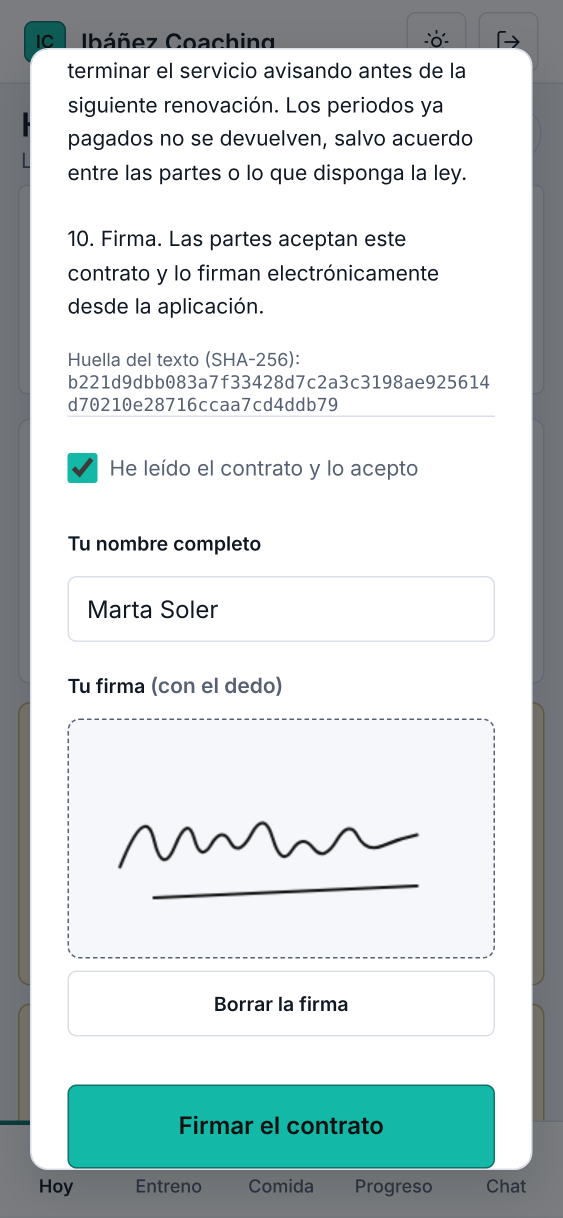
#> input picture recursos/cliente-contrato-firma.png, 1125 x 2436 px, given in place of p1-1-raw.png, which was not available (shown at 1/2 size)
$ python lote-07.py
#> lines starting #> are read from the running program, lines starting #| are printed output that depends on the picture
# Lote 7 de @coachera.app: viernes 27 de noviembre (5 imágenes de 1080 x 1350).
# El lunes 23 y el miércoles 25 van los carruseles del lote 5 (Avisos y Contratos), que nunca se publicaron.
# Uso: python3 herramientas/lote-06.py [prefijo]   (sin prefijo, todas). Ver herramientas/README.md
import os, sys, subprocess, html
from PIL import Image

AQUI = os.path.dirname(os.path.abspath(__file__))
CAP = os.path.abspath(os.path.join(AQUI, "..", "recursos"))          # capturas de la app y el icono
SALIDA = os.environ.get("SALIDA", "/tmp/coachera-redes-salida")      # aquí quedan los PNG
HTML = os.path.join(SALIDA, "html"); PNG = os.path.join(SALIDA, "png")
os.makedirs(HTML, exist_ok=True); os.makedirs(PNG, exist_ok=True)
CHROME = os.environ.get("CHROME", "/opt/pw-browsers/chromium-1194/chrome-linux/chrome")
LOGO = f"file://{CAP}/../marca/logo/icono-1024.png"   # la C que avanza, en turquesa (desde el 17/10)
def cap(n): return f"file://{CAP}/{n}"

CSS = """
:root{--bg:#06080B;--sf:#0E131A;--sf2:#131A23;--line:rgba(255,255,255,.08);--line2:rgba(255,255,255,.16);
--text:#E8EDF3;--strong:#FFFFFF;--muted:#9AA6B8;--brand:#14B8A6;--brandtext:#5EEAD4;--onbrand:#06231F}
*{box-sizing:border-box}
html,body{margin:0;background:var(--bg)}
.s{width:1080px;height:1350px;position:relative;overflow:hidden;background:var(--bg);color:var(--text);
 font-family:'IBM Plex Sans',sans-serif;padding:104px 88px 0;-webkit-font-smoothing:antialiased}
.s.t{background:var(--brand);color:var(--onbrand)}
.kicker{font-family:'IBM Plex Mono',monospace;font-weight:500;font-size:26px;letter-spacing:.1em;text-transform:uppercase;color:var(--brandtext);margin-bottom:34px}
.t .kicker{color:rgba(6,35,31,.72)}
h1{font-weight:600;font-size:96px;line-height:1.02;letter-spacing:-.03em;margin:0;color:var(--strong)}
h2{font-weight:600;font-size:68px;line-height:1.07;letter-spacing:-.025em;margin:0;color:var(--strong)}
.t h1,.t h2{color:var(--onbrand)}
.lead{font-size:38px;line-height:1.35;color:var(--muted);margin-top:30px;font-weight:400}
.t .lead{color:rgba(6,35,31,.82)}
.acento{color:var(--brandtext)}
.pie{position:absolute;left:88px;right:88px;bottom:70px;display:flex;align-items:center;justify-content:space-between}
.marca{display:flex;align-items:center;gap:16px;font-size:28px;color:var(--muted);font-weight:500}
.marca img{width:52px;height:52px;border-radius:12px;display:block}
.t .marca{color:rgba(6,35,31,.78)} .t .marca img{box-shadow:0 0 0 2px rgba(6,35,31,.55)}
.cont{font-family:'IBM Plex Mono',monospace;font-size:26px;color:var(--muted);display:flex;align-items:center;gap:14px}
.t .cont{color:rgba(6,35,31,.72)}
.desliza{font-size:44px;line-height:1}
.btn{display:inline-flex;align-items:center;gap:16px;background:var(--brand);color:var(--onbrand);font-weight:600;font-size:38px;
 padding:28px 44px;border-radius:999px;border:1.5px solid var(--brandtext)}
.t .btn{background:var(--onbrand);color:#fff;border-color:var(--onbrand)}
.chips{display:flex;flex-wrap:wrap;gap:16px;margin-top:56px}
.chip{border:1.5px solid var(--line2);border-radius:999px;padding:16px 30px;font-size:32px;font-weight:500;color:var(--text)}
.t .chip{border-color:rgba(6,35,31,.5);color:var(--onbrand)}
.nota{font-size:30px;color:var(--muted);margin-top:26px}
.t .nota{color:rgba(6,35,31,.78)}
.cifra{font-family:'IBM Plex Mono',monospace;font-weight:500;font-size:300px;line-height:.9;letter-spacing:-.05em;color:var(--strong)}
.tel{position:absolute;background:#000;border-radius:66px;padding:14px;border:1.5px solid var(--line2)}
.tel img{display:block;width:100%;border-radius:52px}
.win{background:var(--sf);border:1.5px solid var(--line2);border-radius:20px;overflow:hidden}
.win .barra{height:40px;display:flex;align-items:center;gap:10px;padding:0 18px;border-bottom:1px solid var(--line)}
.win .barra i{width:12px;height:12px;border-radius:50%;background:#2A3442;display:block}
.win img{display:block;width:100%}
.filas{margin-top:64px;display:flex;flex-direction:column;gap:0}
.fila{display:flex;align-items:center;gap:28px;padding:30px 0;border-top:1.5px solid var(--line);font-size:38px;color:var(--text)}
.fila:last-child{border-bottom:1.5px solid var(--line)}
.fila svg{width:46px;height:46px;flex:none;stroke:var(--brandtext);fill:none;stroke-width:1.8;stroke-linecap:round;stroke-linejoin:round}
.card{background:var(--sf);border:1.5px solid var(--line2);border-radius:16px}
.mono{font-family:'IBM Plex Mono',monospace}
"""

ICON = {
 "fuga": '<svg viewBox="0 0 24 24"><circle cx="9" cy="8" r="4"/><path d="M2 21c0-3.9 3.1-7 7-7s7 3.1 7 7"/><path d="M17 8l5 5M22 8l-5 5"/></svg>',
 "memoria": '<svg viewBox="0 0 24 24"><path d="M7 7h13l-4-4M17 17H4l4 4"/></svg>',
 "pdf": '<svg viewBox="0 0 24 24"><path d="M14 3H6a2 2 0 0 0-2 2v14a2 2 0 0 0 2 2h12a2 2 0 0 0 2-2V9z"/><path d="M14 3v6h6"/></svg>',
 "cobro": '<svg viewBox="0 0 24 24"><circle cx="12" cy="12" r="9"/><path d="M15 9.5c-.5-1-1.6-1.5-3-1.5-1.7 0-3 .9-3 2s1.3 1.7 3 2 3 .9 3 2-1.3 2-3 2c-1.4 0-2.5-.5-3-1.5M12 6v2M12 16v2"/></svg>',
}

def pie(n=None, total=None, flecha=False):
    cont = ""
    if n:
        cont = f'<div class="cont">{n}/{total}' + ('<span class="desliza">→</span>' if flecha else '') + '</div>'
    return f'<div class="pie"><div class="marca"><img src="{LOGO}">coachera.fit</div>{cont}</div>'

def slide(body, turquesa=False, n=None, total=None, flecha=False):
    return f'<!doctype html><html><head><meta charset="utf-8"><style>{CSS}</style></head><body><div class="s{" t" if turquesa else ""}">{body}{pie(n,total,flecha)}</div></body></html>'

def tel(src, left, top, width):
    return f'<div class="tel" style="left:{left}px;top:{top}px;width:{width}px"><img src="{cap(src)}"></div>'

def win(src, extra=""):
    return f'<div class="win" style="{extra}"><div class="barra"><i></i><i></i><i></i></div><img src="{cap(src)}"></div>'

E = html.escape
S = {}
# ---------- P1 · Su semana de entreno (viernes 27, carrusel de 5) ----------
S["p1-1"] = slide('<div class="kicker">Su entreno</div>'
  '<h1 style="font-size:100px;margin-top:130px">Sabe qué le toca hoy. Y tú, qué ha hecho.</h1>'
  '<div class="lead" style="font-size:44px;margin-top:44px">Sin preguntarle por WhatsApp si ha entrenado.</div>', True, 1, 5, True)
S["p1-2"] = slide('<div class="kicker">Su semana</div><h2>Lo que le toca cada día y lo que ya ha hecho.</h2>'
  + tel("cliente-semana.png", 360, 430, 360), False, 2, 5)
S["p1-3"] = slide('<div class="kicker">Al terminar</div><h2>Su resumen: ejercicios, series, kilos y tiempo.</h2>'
  + tel("cliente-cierre.png", 360, 430, 360), False, 3, 5)
S["p1-4"] = slide('<div class="kicker">Tu registro</div><h2>Todas sus sesiones, serie a serie, con sus marcas.</h2>'
  + tel("cliente-registro.png", 360, 430, 360), False, 4, 5)
pasos = "".join(f'''<div style="display:flex;gap:36px;padding:36px 0;border-top:1.5px solid var(--line)">
 <div class="mono acento" style="font-size:60px;font-weight:500;line-height:1">{n}</div>
 <div style="font-size:40px;line-height:1.3;color:var(--text)">{t}</div></div>''' for n, t in [
  ("01", "Abre Entreno y ve su semana: lo hecho, lo de hoy y lo que falta."),
  ("02", "Anota cada serie con sus kilos y repeticiones, viendo la vez anterior."),
  ("03", "Tú lo ves en su ficha: qué sube y qué se ha estancado.")])
S["p1-5"] = slide('<h2 style="margin-top:70px">Su entreno, en su móvil. El seguimiento, en tu panel.</h2>'
  '<div style="margin-top:44px;border-bottom:1.5px solid var(--line)">' + pasos + '</div>'
  '<div style="margin-top:56px"><span class="btn">Empieza gratis en coachera.fit</span></div>'
  '<div class="nota">Gratis hasta 5 clientes · Sin tarjeta</div>', False, 5, 5)

def render(nombre, doc):
#> called with nombre = 'p1-1'
    h = os.path.join(HTML, nombre + ".html")
    open(h, "w", encoding="utf-8").write(doc)
    raw = os.path.join(HTML, nombre + "-raw.png")
    subprocess.run([CHROME, "--headless=new", "--no-sandbox", "--disable-gpu", "--hide-scrollbars",
                    "--allow-file-access-from-files", "--force-device-scale-factor=1",
                    "--window-size=1080,1500", f"--screenshot={raw}", "file://" + h],
                   check=True, stdout=subprocess.DEVNULL, stderr=subprocess.DEVNULL, timeout=60)
#> (this line was passed over: subprocess is not available in this run)
    Image.open(raw).convert("RGB").crop((0, 0, 1080, 1350)).save(os.path.join(PNG, nombre + ".png"))
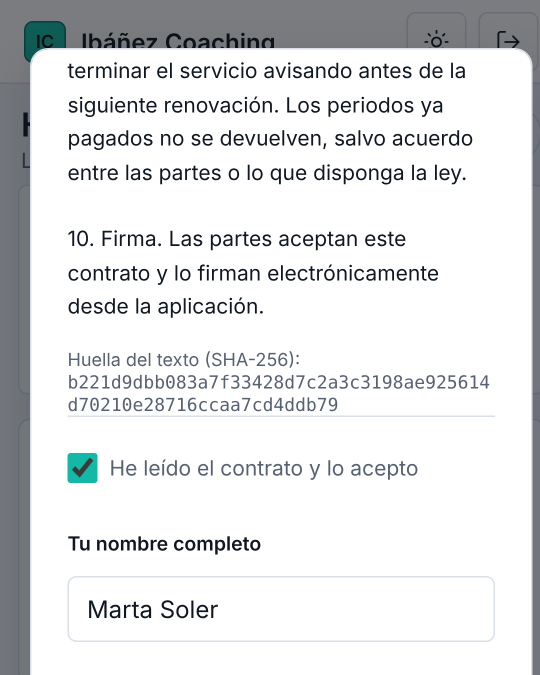
#> saved as p1-1.png: PIL image 1080x1350 RGB (shown at 1/2 size); mean R, G, B 224.3, 225.7, 226.9
    os.remove(raw)

pref = sys.argv[1] if len(sys.argv) > 1 else ""
for k in sorted(S):
    if k.startswith(pref):
        render(k, S[k]); print("ok", k)
#> pass 2 of the loop `for k in sorted(S):`:
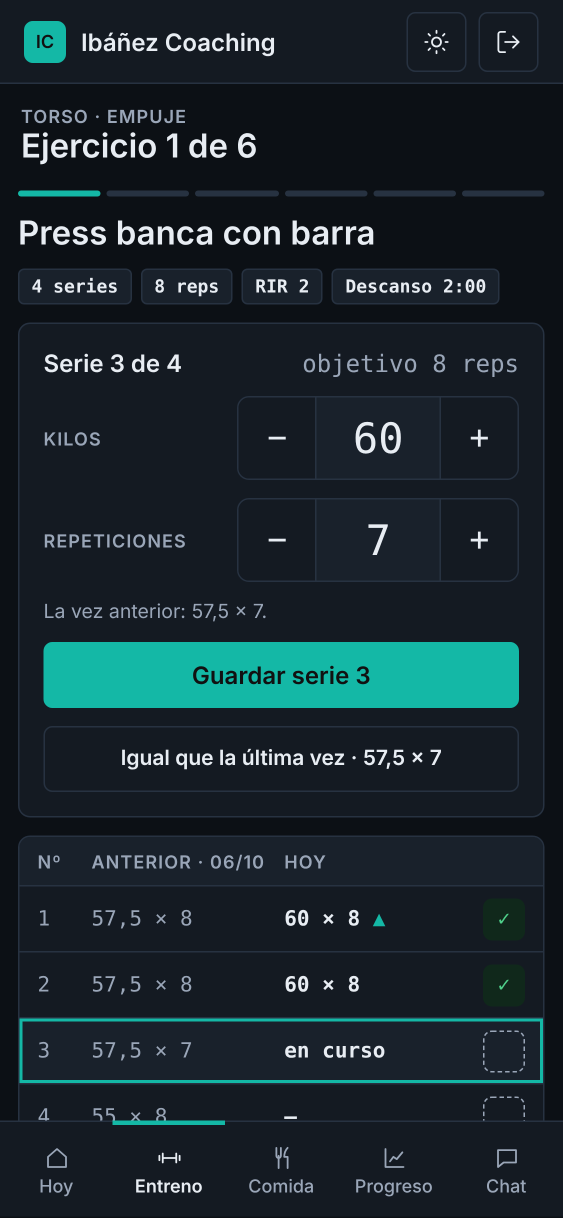
#> input picture recursos/cliente-entreno.png, 1125 x 2436 px, given in place of p1-2-raw.png, which was not available (shown at 1/2 size)
#> in render (call 2), `Image.open(raw).convert("RGB").crop((0, 0, 1080, 1350)).save(os.path.j..`:
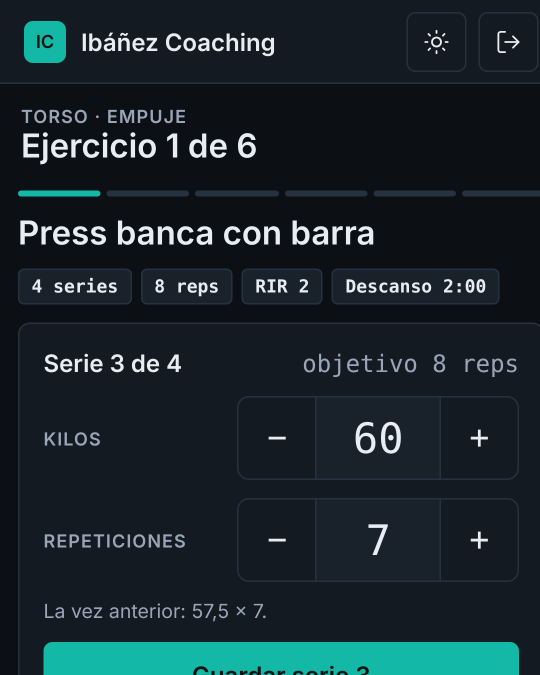
#> saved as p1-2.png: PIL image 1080x1350 RGB (shown at 1/2 size); mean R, G, B 25.7, 38.9, 45.2
#> (the run stopped early here; a loop or call above may not have finished)
